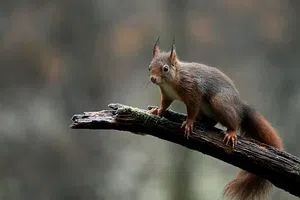
#> input picture squirrel.jpg, 300 x 200 px
$ python -i filters.py   (imports and definitions only)   (older library calls are emulated)
#> lines starting #> are read from the running program, lines starting #| are printed output that depends on the picture; after the words box and inside, x2 and y2 are one past the last pixel; in counts of white or black regions, pixels touching at a corner belong together
import cv2
import imutils
import numpy as np
from matplotlib import pyplot as plt
from scipy import ndimage


# [144 lines left out: functions hipass_basic, highboost, lopass_avg, lopass_median, grayscale, threshold and 6 more, not called in this run]
def watershed(imgpath):
#> called with imgpath = 'squirrel.jpg'
    img = cv2.imread(imgpath, cv2.IMREAD_COLOR)
#> img is the input picture: shape (200, 300, 3); mean B, G, R 80.4, 88.3, 90.7
    originalimg = cv2.imread(imgpath, cv2.IMREAD_COLOR)
    gray = cv2.cvtColor(img, cv2.COLOR_BGR2GRAY)
    ret, thresh = cv2.threshold(gray, 0, 255, cv2.THRESH_BINARY_INV + cv2.THRESH_OTSU)
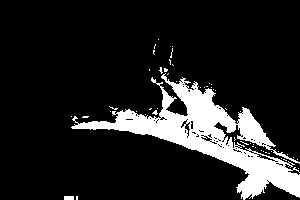
#> thresh: shape (200, 300); 13.4% white; 52 white regions (50 under 20 px), largest, box (x1, y1, x2, y2) and area: (71, 73, 300, 200) 7802, (64, 196, 74, 200) 40
#> ret = 59

    kernel = np.ones((3, 3), np.uint8)
    opening = cv2.morphologyEx(thresh, cv2.MORPH_OPEN, kernel, iterations=2)
#> opening: shape (200, 300); 11.2% white; 5 white regions, box (x1, y1, x2, y2) and area: (78, 110, 300, 198) 4290, (173, 84, 236, 140) 1684, (238, 109, 269, 144) 607, (162, 93, 172, 108) 118, (64, 196, 74, 200) 40

    sure_bg = cv2.dilate(opening, kernel, iterations=3)
#> sure_bg: shape (200, 300); 16.8% white; 2 white regions, box (x1, y1, x2, y2) and area: (75, 81, 300, 200) 9994, (61, 193, 77, 200) 112

    dist_transform = cv2.distanceTransform(opening, cv2.DIST_L2, 5)
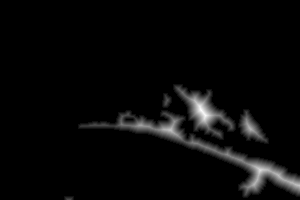
#> dist_transform: shape (200, 300) float32; min 0, max 14.18, mean 0.482; drawn with min black and max white
    ret, sure_fg = cv2.threshold(dist_transform, 0.7 * dist_transform.max(), 255, 0)
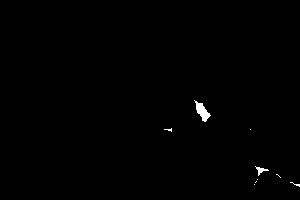
#> sure_fg: shape (200, 300) float32; 0.41% white; 9 white regions (7 under 20 px), largest, box (x1, y1, x2, y2) and area: (194, 100, 211, 122) 161, (255, 166, 269, 176) 49
#> ret = 9.93

    sure_fg = np.uint8(sure_fg)
    unknown = cv2.subtract(sure_bg, sure_fg)
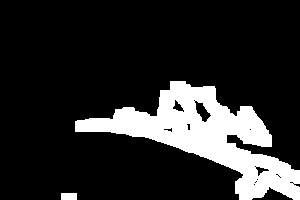
#> unknown: shape (200, 300); 16.4% white; 2 white regions, box (x1, y1, x2, y2) and area: (75, 81, 300, 200) 9745, (61, 193, 77, 200) 112

    ret, markers = cv2.connectedComponents(sure_fg)
#> markers: shape (200, 300) int32; 10 distinct labels, from 0 to 9
#> ret = 10
    markers = markers + 1
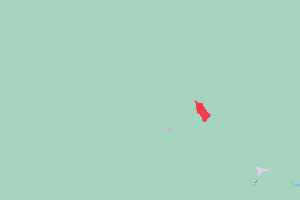
#> markers: shape (200, 300) int32; 10 distinct labels, from 1 to 10; one colour per label, 0 black
    markers[unknown == 255] = 0
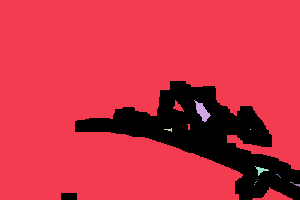
#> markers: shape (200, 300) int32; 11 distinct labels, from 0 to 10; one colour per label, 0 black

    cv2.watershed(img, markers)
    img[markers == -1] = [0, 0, 255]
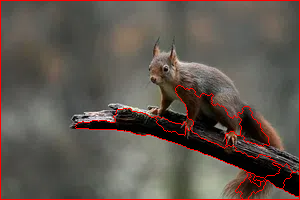
#> img: shape (200, 300, 3); 3.19% of pixels changed, all inside (x1, y1, x2, y2) = (0, 0, 300, 200)
    cv2.imshow("Original", originalimg)
    cv2.imshow("Watershed", img)
    cv2.waitKey()
    cv2.destroyAllWindows()


# [56 lines left out: functions histogram, histogram_adapt, count, noise, not called in this run]

>>> result = watershed('squirrel.jpg')

$ run again, on coelacanth.png
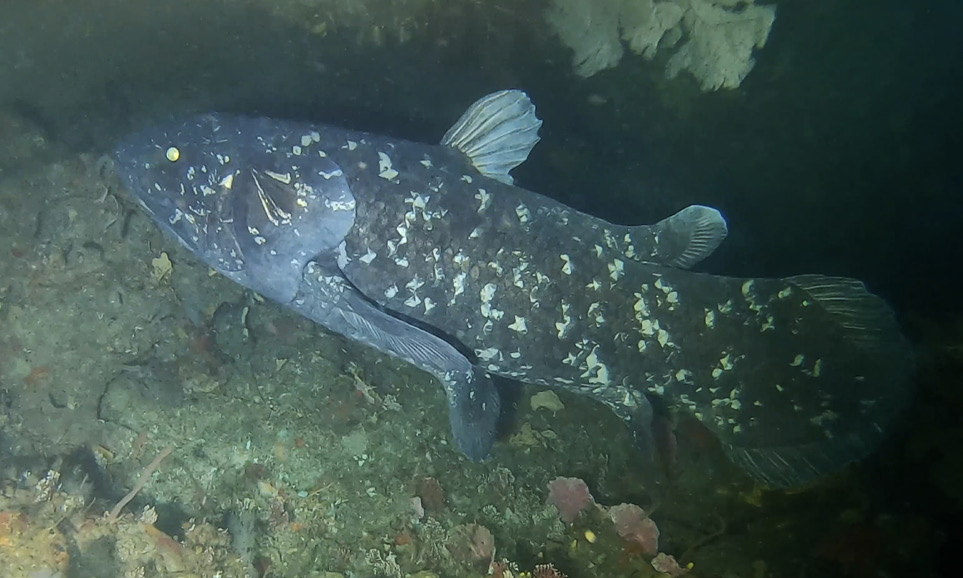
#> input picture coelacanth.png, 963 x 578 px
#> in watershed, img is the input picture: shape (578, 963, 3); mean B, G, R 78.5, 83.2, 63.7
#> in watershed, `ret, thresh = cv2.threshold(gray, 0, 255, cv2.THRESH_BINARY_INV + cv2...`:
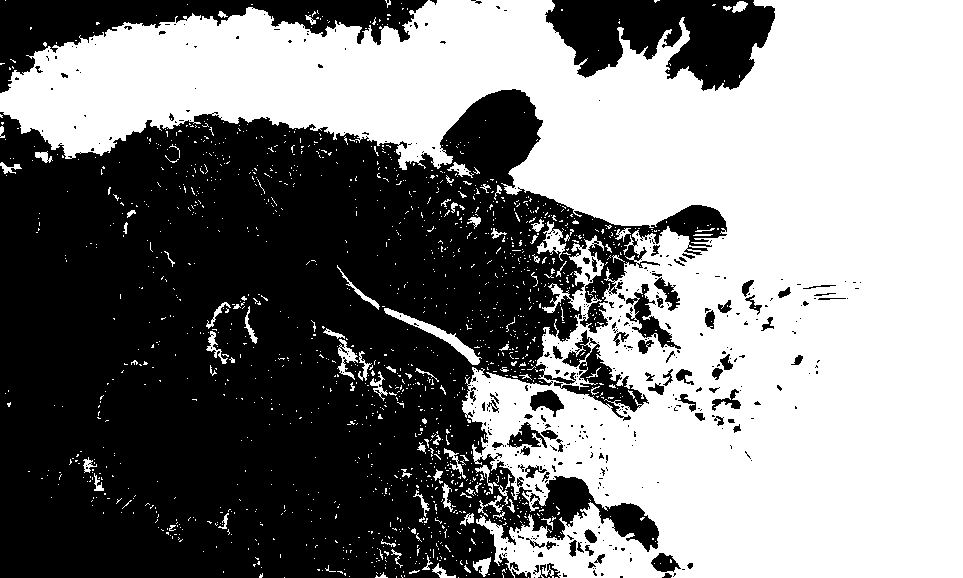
#> thresh: shape (578, 963); 50.9% white; 443 black regions (363 under 20 px), largest, box (x1, y1, x2, y2) and area: (0, 89, 727, 578) 236027, (545, 0, 775, 91) 13396, (0, 0, 428, 93) 12958
#> in watershed, `ret, thresh = cv2.threshold(gray, 0, 255, cv2.THRESH_BINARY_INV + cv2...`: ret = 77
#> opening: shape (578, 963); 47.8% white; 44 white regions (1 under 20 px), largest, box (x1, y1, x2, y2) and area: (0, 0, 963, 578) 261618, (419, 322, 479, 365) 627, (543, 325, 585, 358) 573
#> sure_bg: shape (578, 963); 52.6% white; 34 black regions (20 under 20 px), largest, box (x1, y1, x2, y2) and area: (0, 93, 724, 578) 237658, (549, 0, 772, 86) 11715, (0, 0, 422, 89) 11455
#> in watershed, `ret, sure_fg = cv2.threshold(dist_transform, 0.7 * dist_transform.max(..`: ret = 164.4
#> in watershed, `ret, markers = cv2.connectedComponents(sure_fg)`: ret = 3
#> in watershed, `img[markers == -1] = [0, 0, 255]`:
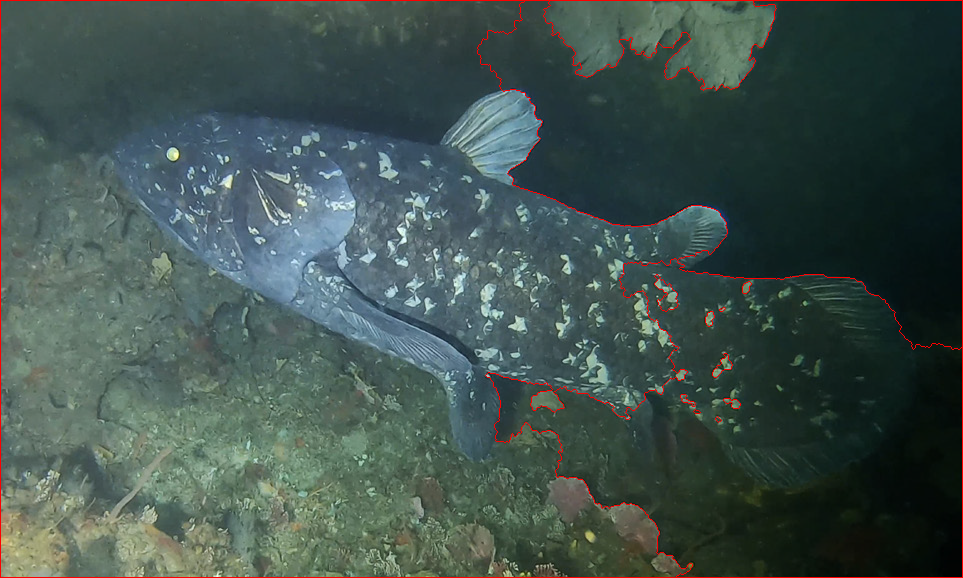
#> img: shape (578, 963, 3); 1.05% of pixels changed, all inside (x1, y1, x2, y2) = (0, 0, 963, 578)
